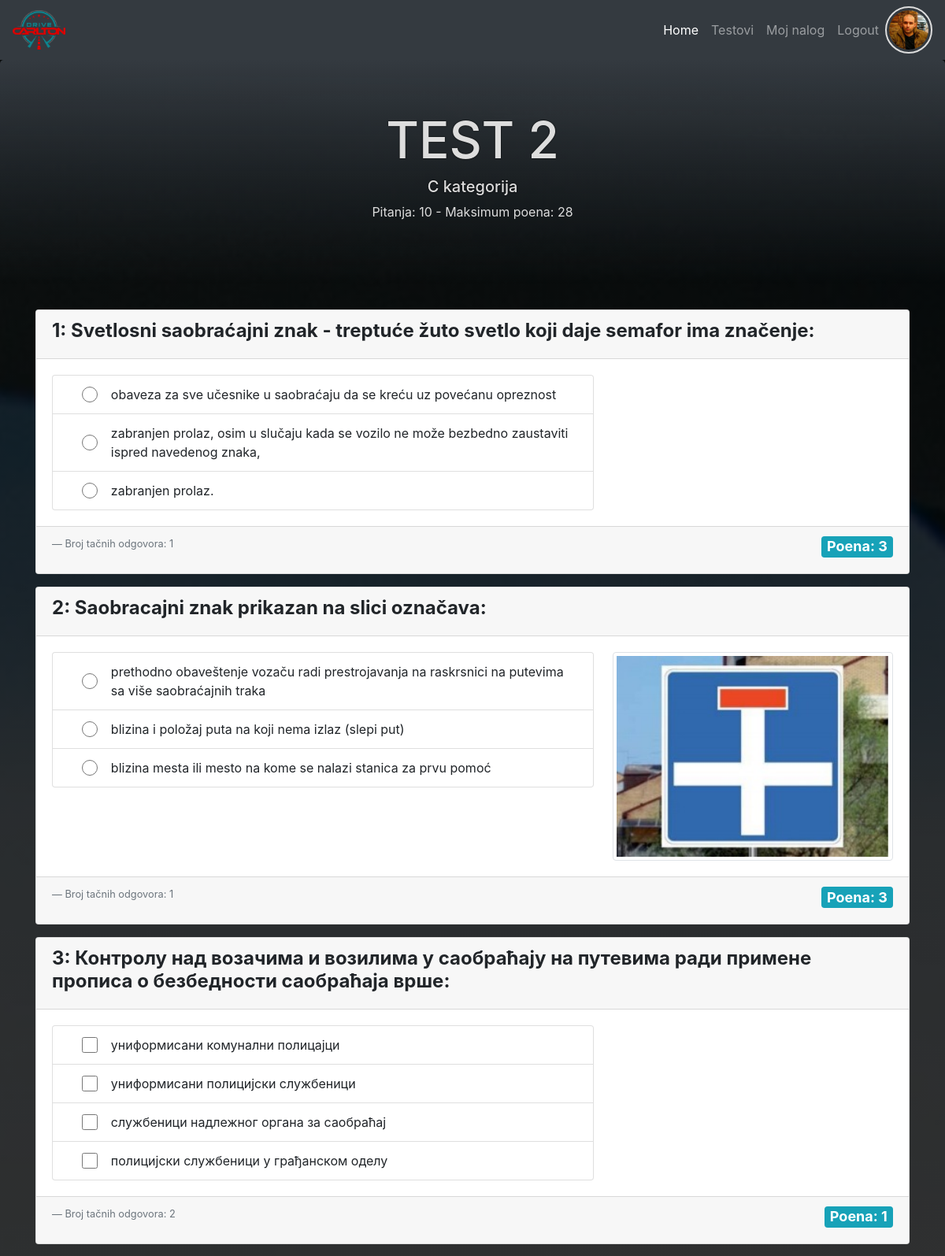
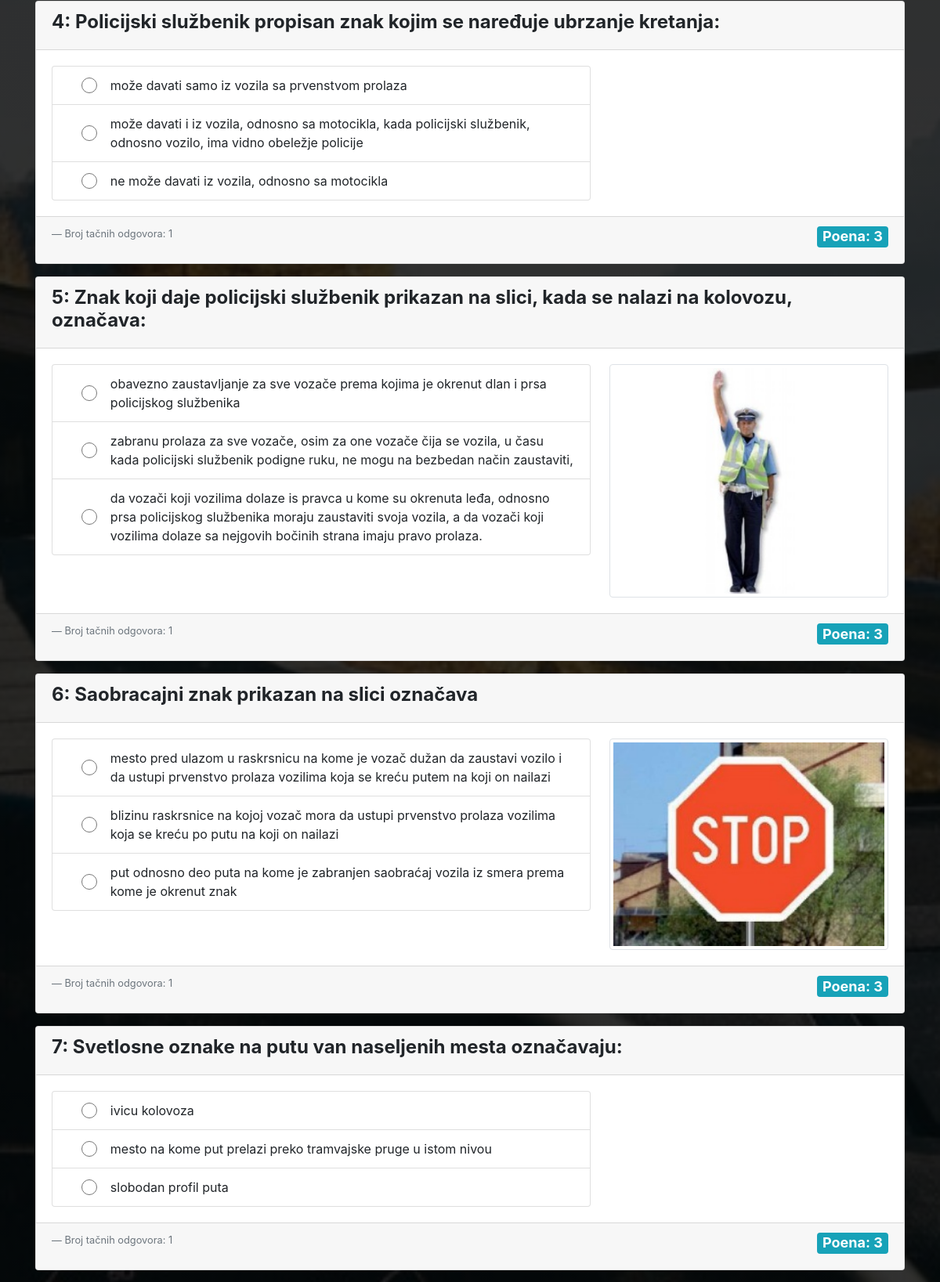
The app's page /test.php/testovi.php?id=2 (signed in, upper part) with its own data (2 pictures, top to bottom).
### tables this page shows
CREATE TABLE `users` (
  `id` int(11) NOT NULL,
  `first_name` varchar(50) NOT NULL,
  `last_name` varchar(50) NOT NULL,
  `date_birth` date NOT NULL,
  `email` varchar(50) NOT NULL,
  `password` varchar(60) NOT NULL,
  `created_at` timestamp NOT NULL DEFAULT CURRENT_TIMESTAMP,
  `last_login` timestamp NOT NULL DEFAULT CURRENT_TIMESTAMP,
  `profil_img` varchar(60) DEFAULT NULL,
  `role_id` int(11) DEFAULT NULL
);

CREATE TABLE `tests` (
  `id` int(11) NOT NULL,
  `test_name` varchar(150) NOT NULL,
  `category_id` int(11) NOT NULL
);

CREATE TABLE `test_category` (
  `id` int(11) NOT NULL,
  `category_name` varchar(50) NOT NULL,
  `icon` varchar(50) NOT NULL
);

CREATE TABLE `test_question` (
  `test_id` int(11) NOT NULL,
  `question_id` int(11) NOT NULL,
  `points` int(11) NOT NULL
);

CREATE TABLE `question` (
  `id` int(11) NOT NULL,
  `question` text NOT NULL,
  `atach` varchar(50) DEFAULT NULL,
  `answers` int(10) DEFAULT '1',
  `points` int(10) DEFAULT '1'
);

CREATE TABLE `solution` (
  `id` int(11) NOT NULL,
  `question_id` int(11) NOT NULL,
  `solution` varchar(255) NOT NULL,
  `corect` int(11) NOT NULL DEFAULT '0'
);

### test.php (called while the page is built, shortened)
<?php
require_once "core/init.php";
$user_info = $User->selectSingleJoin(
    ["users", "roles"],
    "role_id",
    ["id" => $_SESSION["id"]]
);
$test_info = $Tests->testInfo(["id" => $_GET["id"]]);
$questions =$Tests->getTestQuestions(["test_id"  => $_GET["id"]]);
require_once ROOT . "/view/test.view.php";

### core/init.php (called while the page is built, shortened)
<?php
require_once "config.php";
$database = $conn_config["home_desktop"];
require_once "classes/Conection.php";
require_once "classes/QueryBuilder.php";
require_once "classes/User.php";
require_once "classes/Tests.php";
$User         = new User($database);
$Tests        = new Tests($database);

### core/classes/User.php (called while the page is built, shortened)
<?php
class User extends QueryBuilder
{
    public function isLoged()
    {
        if (isset($_SESSION["id"])) {
            return false;
        } else {
            return true;
        }
    }
}

### core/classes/QueryBuilder.php (called while the page is built, shortened)
<?php
class QueryBuilder extends Connection
{
    public function selectSingleJoin(array $table, String $join_on, $criteria)
    {
        $key = key($criteria);
        $sql = "SELECT
                {$table[0]}.*, {$table[0]}.id {$table[0]}_id, {$table[1]}.*
                FROM {$table[0]}
                JOIN {$table[1]}
                ON {$table[0]}.{$join_on} = {$table[1]}.id
                WHERE {$table[0]}.{$key} = :{$key}";
        $qry = $this->db->prepare($sql);
        $qry->execute($criteria);
        $result = $qry->fetch(PDO::FETCH_OBJ);
        return $result;
    }
}

### core/classes/Conection.php (called while the page is built, shortened)
<?php
class Connection
{
    public function __construct($database)
    {
        try {
            $this->db = new PDO("mysql:host={$database['host']};dbname={$database['dbname']};charset=UTF8", $database["user"], $database["password"]);
        } catch (PDOException $err) {
            die("Doslo je do greske. Nije moguce konektovati se sa bazom - " . $err->getMessage());
        }
    }
}

### core/classes/Tests.php (called while the page is built, shortened)
<?php
class Tests extends QueryBuilder
{
    public function getTestQuestions($data)
    {
        $sql = "SELECT
                q.id,
                q.question,
                q.atach,
                q.answers,
                q.points,
                tq.test_id
                FROM test_question tq
                JOIN question q
                ON tq.question_id = q.id
                WHERE tq.test_id = :test_id";
        $qry = $this->db->prepare($sql);
        $qry->execute($data);
        $question = $qry->fetchAll(PDO::FETCH_ASSOC);
        $sql = "SELECT
                question_id,
                id,
                solution,
                corect
                FROM solution s
                ";
        $qry = $this->db->prepare($sql);
        $qry->execute();
        $qs       = [];
        $solution = $qry->fetchAll(PDO::FETCH_GROUP | PDO::FETCH_ASSOC);
        foreach ($question as $q) {
            if (isset($solution[$q["id"]])) {
                array_push($qs, ["question" => $q, "solution" => $solution[$q["id"]]]);
            } else {
                array_push($qs, ["question" => $q, "solution" => null]);
            }
        }
        return $qs;
    }
    public function testInfo($data)
    {
        $sql = "SELECT
                t.id,
                t.test_name,
                tc.category_name,
                COUNT(tq.test_id) number_questions,
                SUM(tq.points) max_points
                FROM tests t
                LEFT JOIN test_question tq ON t.id = tq.test_id
                JOIN test_category tc ON tc.id = t.category_id
                WHERE t.id = :id
                GROUP BY t.id
                ";
        $qry = $this->db->prepare($sql);
        $qry->execute($data);
        $result = $qry->fetch(PDO::FETCH_ASSOC);
        return $result;
    }
}

### view/test.view.php (the view, shortened to what this page needs)
<?php
require ROOT . "/include/top.php";
require ROOT . "/include/main_nav.php";
?>
<header class="jumbotron text-center">
    <h1><?php echo $test_info["test_name"]; ?></h1>
    <h5><?php echo $test_info["category_name"]; ?></h5>
    <p><?php echo "Pitanja: {$test_info["number_questions"]} - Maksimum poena: {$test_info["max_points"]}"; ?></p>
</header>
<section class="container">
    <article class="row no-gutters mt-4">
        <form class="col-12" method="POST" action="test.php?id=<?php echo $_GET["id"]; ?>">
            <?php $i=1; foreach($questions as $val): ?>
            <?php $q=$val["question"]; ?>
            <?php $s=$val["solution"]; ?>
            <div class="card mb-3">
                <div class="card-header">
                    <div>
                        <h4 class="font-weight-bold"><?php echo "{$i}: {$q["question"]}"; ?></h4>
                    </div>
                </div>
                <div class="card-body row no-gutters">
                    <div class="option col-md-8">
                        <?php if(isset($s) && count($s)>0): ?>
                        <ul class="list-group mr-md-4">
                            <?php foreach($s as $sol): ?>
                            <li class="list-group-item d-flex align-items-center">
                                <input class="form-control col-1"
                                    type="<?php echo ($q["answers"]==1) ? "radio" : "checkbox"; ?>"
                                    id="<?php echo "radio{$sol["id"]}"; ?>"
                                    name="<?php echo ($q["answers"]==1) ? "answer[{$q["id"]}]" : "answer[{$q["id"]}][{$sol["id"]}]" ; ?>"
                                    value="<?php echo ($q["answers"]==1) ? $sol["id"] : $sol["id"]; ; ?>">
                                <label class="flex-grow-1 mb-0"
                                    for="<?php echo "radio{$sol["id"]}"; ?>"><?php echo $sol["solution"]; ?></label>
                            </li>
                            <?php endforeach; ?>
                        </ul>
                        <?php endif; ?>
                    </div>
                    <?php if($q["atach"]): ?>
                    <div class="atach-img col-md-4">
                        <img class="p-1 border rounded" src="<?php echo SRC_URI . $q["atach"] ; ?>"
                            alt="">
                    </div>
                    <?php endif; ?>
                </div>
                <div class="card-footer d-flex justify-content-between align-items-start">
                    <p class="blockquote-footer">Broj tačnih odgovora: <?php echo $q["answers"]; ?></p>
                    <div><span class="badge badge-info">Poena: <?php echo $q["points"]; ?></span></div>
                </div>
            </div>
            <?php $i++; endforeach; ?>
        </form>
    </article>
</section>
<?php
require ROOT . "/include/bottom.php";
?>

### include/main_nav.php (shortened to what this page needs)
<nav class="navbar navbar-expand-lg navbar-dark bg-dark">
    <a class="navbar-brand" href="<?php echo ROOT_URL; ?>"><img class="img-fluid" src="asset/logo-sm.png" alt=""></a>
    <div class="collapse navbar-collapse" id="navbarNav">
        <ul class="navbar-nav ml-auto">
            <li class="nav-item active">
                <a class="nav-link" href="<?php echo ROOT_URL; ?>">Home</a>
            </li>
            <li class="nav-item">
                <a class="nav-link" href="<?php echo ROOT_URL; ?>/testovi.php">Testovi</a>
            </li>
            <?php if($User->isLoged()): ?>
            <li class="nav-item">
                <a class="nav-link" href="<?php echo ROOT_URL; ?>/login_register.php">Login / Register</a>
            </li>
            <?php else: ?>
            <li class="nav-item">
                <a class="nav-link" href="<?php echo ROOT_URL; ?>/user.php">Moj nalog</a>
            </li>
            <li class="nav-item">
                <a class="nav-link" href="<?php echo ROOT_URL; ?>/logout.php">Logout</a>
            </li>
            <?php endif; ?>
        </ul>
        <?php if(!$User->isLoged()): ?>
        <div class="loged-profil">
            <a href="user.php"><img src="<?php echo SRC_URI . ($user_info->profil_img ?:"../asset/logo-sm.png"); ?>"
                    alt=""></a>
        </div>
        <?php endif; ?>
    </div>
</nav>

### css/style.css (style rules this page uses)
* { margin: 0; padding: 0; box-sizing: border-box; }
body { background: linear-gradient(rgba(0, 0, 0, 0.8), rgba(0, 0, 0, 0.8)), url(../asset/bg.jpg); background-position: center top; background-size: cover; background-attachment: fixed; }
.jumbotron { background: linear-gradient(to bottom, rgba(52, 58, 64, 1), rgba(0, 0, 0, 0)); color: #ddd; }
h1 { text-transform: uppercase; font-size: 4rem; }
h1, h1 + * { text-shadow: 0 0 2px #000; }
.navbar-brand img, .loged-profil img { height: 50px; }
.atach-img img { height: auto; width: 100%; display: block; object-fit: cover; }
.loged-profil img { border: 2px solid #ddd; padding: 3px; border-radius: 50%; width: 60px; height: 60px; object-fit: cover; }
.option label, .option input { cursor: pointer; }
.option input[type="checkbox"], .option input[type="radio"] { height: 20px; }
.badge { font-size: 18px; }

### records on screen
users: profil_img (picture)
tests: test_name "TEST 2", test_category.category_name "C kategorija"
test_question: question.question "Svetlosni saobraćajni znak - treptuće žuto svetlo koji daje semafor ima značenje:", question.answers "1", question.points "3"
solution: solution "obaveza za sve učesnike u saobraćaju da se kreću uz povećanu opreznost"
question: answers "☐ obaveza za sve učesnike u saob", answers "☐ zabranjen prolaz, osim u sluča", answers "☐ zabranjen prolaz."
solution: solution "zabranjen prolaz, osim u slučaju kada se vozilo ne može bezbedno zaustaviti ispred navedenog znaka,"
solution: solution "zabranjen prolaz."
test_question: question.question "Saobracajni znak prikazan na slici označava:", question.atach (picture), question.answers "1", question.points "3"
solution: solution "prethodno obaveštenje vozaču radi prestrojavanja na raskrsnici na putevima sa više saobraćajnih traka"
question: answers "☐ prethodno obaveštenje vozaču r", answers "☐ blizina i položaj puta na koji", answers "☐ blizina mesta ili mesto na kom"
solution: solution "blizina i položaj puta na koji nema izlaz (slepi put)"
solution: solution "blizina mesta ili mesto na kome se nalazi stanica za prvu pomoć"
test_question: question.question "Контролу над возачима и возилима у саобраћају на путевима ради примене прописа о безбедности саобраћаја врше:", question.answers "2", question.points "1"
solution: solution "униформисани комунални полицајци"
solution: solution "униформисани полицијски службеници"
solution: solution "службеници надлежног органа за саобраћај"
solution: solution "полицијски службеници у грађанском оделу"
test_question: question.question "Policijski službenik propisan znak kojim se naređuje ubrzanje kretanja:", question.answers "1", question.points "3"
solution: solution "može davati samo iz vozila sa prvenstvom prolaza"
question: answers "☐ može davati samo iz vozila sa", answers "☐ može davati i iz vozila, odnos", answers "☐ ne može davati iz vozila, odno"
solution: solution "može davati i iz vozila, odnosno sa motocikla, kada policijski službenik, odnosno vozilo, ima vidno obeležje policije"
solution: solution "ne može davati iz vozila, odnosno sa motocikla"
test_question: question.question "Znak koji daje policijski službenik prikazan na slici, kada se nalazi na kolovozu, označava:", solution "da vozači koji vozilima dolaze is pravca u kome su okrenuta leđa, odnosno prsa policijskog službenika moraju zaustaviti svoja vozila, a da vozači koji vozilima dolaze sa nejgovih bočinih strana imaju pravo prolaza.", question.atach (picture), question.answers "1", question.points "3"
solution: solution "obavezno zaustavljanje za sve vozače prema kojima je okrenut dlan i prsa policijskog službenika"
question: answers "☐ obavezno zaustavljanje za sve", answers "☐ zabranu prolaza za sve vozače,", answers "☐ da vozači koji vozilima dolaze"
solution: solution "zabranu prolaza za sve vozače, osim za one vozače čija se vozila, u času kada policijski službenik podigne ruku, ne mogu na bezbedan način zaustaviti,"
test_question: question.question "Saobracajni znak prikazan na slici označava", question.atach (picture), question.answers "1", question.points "3"
solution: solution "mesto pred ulazom u raskrsnicu na kome je vozač dužan da zaustavi vozilo i da ustupi prvenstvo prolaza vozilima koja se kreću putem na koji on nailazi"
question: answers "☐ mesto pred ulazom u raskrsnicu", answers "☐ blizinu raskrsnice na kojoj vo", answers "☐ put odnosno deo puta na kome j"
solution: solution "blizinu raskrsnice na kojoj vozač mora da ustupi prvenstvo prolaza vozilima koja se kreću po putu na koji on nailazi"
solution: solution "put odnosno deo puta na kome je zabranjen saobraćaj vozila iz smera prema kome je okrenut znak"
test_question: question.question "Svetlosne oznake na putu van naseljenih mesta označavaju:", question.answers "1", question.points "3"
solution: solution "ivicu kolovoza"
question: answers "☐ ivicu kolovoza", answers "☐ mesto na kome put prelazi prek", answers "☐ slobodan profil puta"
solution: solution "mesto na kome put prelazi preko tramvajske pruge u istom nivou"
solution: solution "slobodan profil puta"

### other values on screen
$test_info["number_questions"] "10"
$test_info["max_points"] "28"
